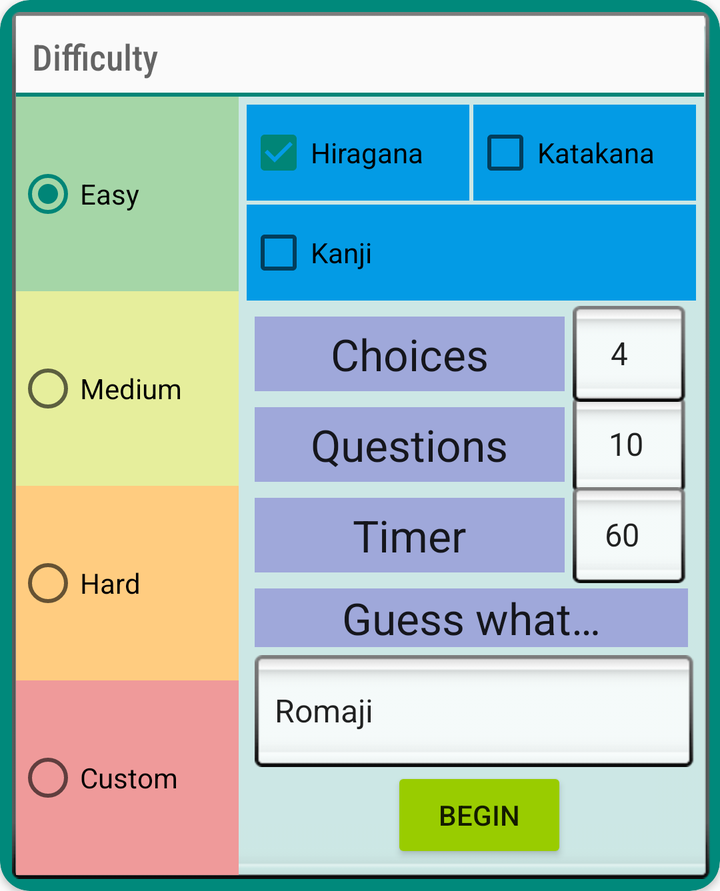
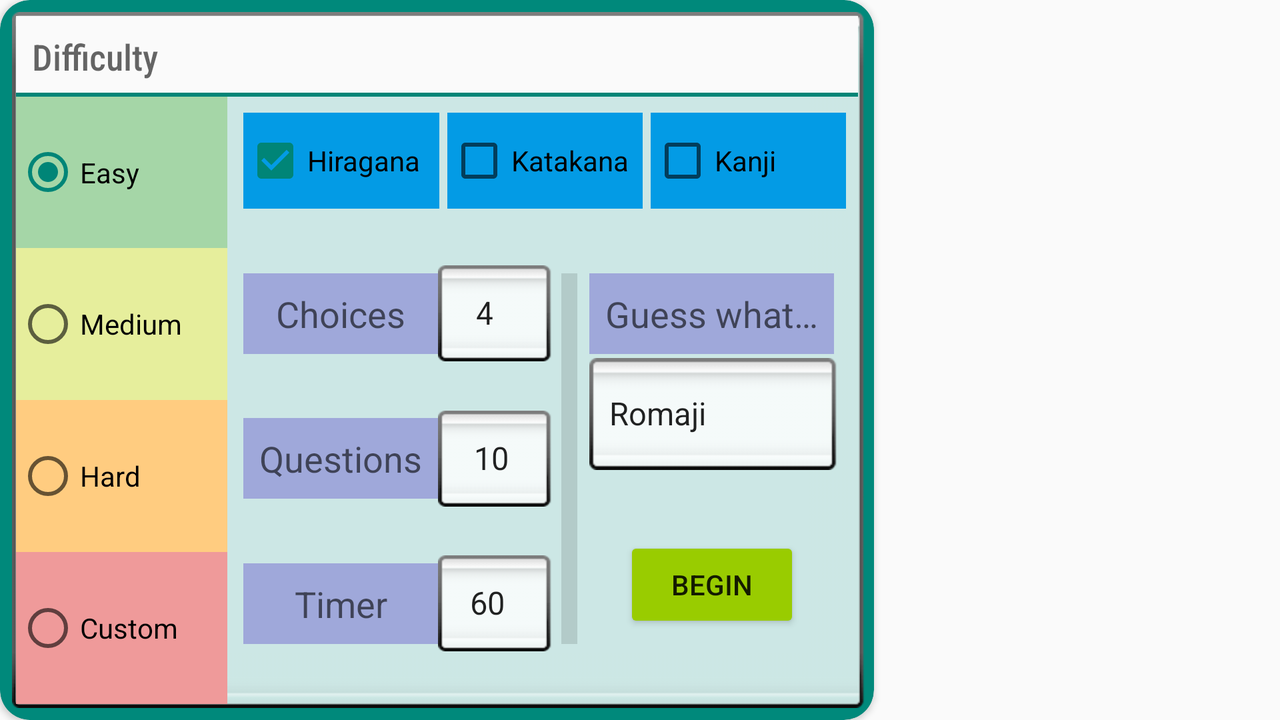

Two renders of one Android screen. The first uses the default layout on a phone; the second uses the alternative layout the repository ships for a different screen configuration, on a matching device. The two XML files are below.
<!-- AndroidManifest.xml: application theme Theme.Hirakana -->
<!-- res/layout/dialog_quiz_customizer.xml -->
<?xml version="1.0" encoding="utf-8"?>
<androidx.cardview.widget.CardView xmlns:android="http://schemas.android.com/apk/res/android"
    xmlns:app="http://schemas.android.com/apk/res-auto"
    xmlns:tools="http://schemas.android.com/tools"
    android:id="@+id/difficultyCustomizer"
    android:layout_width="match_parent"
    android:layout_height="wrap_content"
    android:layout_gravity="center"
    android:backgroundTint="#00897B"
    app:cardCornerRadius="15dp">

    <androidx.constraintlayout.widget.ConstraintLayout
        android:layout_width="match_parent"
        android:layout_height="wrap_content"
        android:layout_marginStart="6dp"
        android:layout_marginTop="6dp"
        android:layout_marginBottom="6dp"
        app:layout_constraintBottom_toTopOf="@+id/next_and_retry_button"
        app:layout_constraintEnd_toEndOf="parent"
        app:layout_constraintStart_toStartOf="@+id/recyclerView_choices"
        app:layout_constraintTop_toTopOf="parent">

        <ImageView
            android:id="@+id/diffBackground"
            android:layout_width="0dp"
            android:layout_height="0dp"
            android:clickable="false"
            android:focusable="false"
            android:scaleType="fitXY"
            app:layout_constraintBottom_toBottomOf="parent"
            app:layout_constraintEnd_toEndOf="parent"
            app:layout_constraintHorizontal_bias="1.0"
            app:layout_constraintStart_toStartOf="parent"
            app:layout_constraintTop_toTopOf="parent"
            app:layout_constraintVertical_bias="0.0"
            app:srcCompat="@android:drawable/spinner_background"
            tools:ignore="ContentDescription" />

        <Button
            android:id="@+id/dialog_button_apply"
            android:layout_width="wrap_content"
            android:layout_height="wrap_content"
            android:layout_marginBottom="8dp"
            android:backgroundTint="@android:color/holo_green_light"
            android:text="@string/button_quiz_begin"
            app:layout_constraintBottom_toBottomOf="parent"
            app:layout_constraintEnd_toEndOf="parent"
            app:layout_constraintStart_toStartOf="@+id/guideline2" />

        <CheckBox
            android:id="@+id/checkBoxHiragana"
            android:layout_width="0dp"
            android:layout_height="wrap_content"
            android:layout_marginStart="4dp"
            android:layout_marginTop="4dp"
            android:layout_marginEnd="1dp"
            android:background="#039BE5"
            android:checked="true"
            android:clickable="false"
            android:minHeight="48dp"
            android:text="@string/dialog_checkbox_hiragana"
            app:layout_constraintEnd_toStartOf="@+id/checkBoxKatakana"
            app:layout_constraintHorizontal_bias="0.5"
            app:layout_constraintStart_toEndOf="@+id/radioGrp_difficulties"
            app:layout_constraintStart_toStartOf="@+id/guideline2"
            app:layout_constraintTop_toBottomOf="@+id/textView" />

        <CheckBox
            android:id="@+id/checkBoxKatakana"
            android:layout_width="0dp"
            android:layout_height="wrap_content"
            android:layout_marginStart="1dp"
            android:layout_marginTop="4dp"
            android:layout_marginEnd="4dp"
            android:background="#039BE5"
            android:clickable="false"
            android:minHeight="48dp"
            android:text="@string/dialog_checkbox_katakana"
            app:layout_constraintEnd_toEndOf="@+id/textView"
            app:layout_constraintHorizontal_bias="0.5"
            app:layout_constraintStart_toEndOf="@+id/checkBoxHiragana"
            app:layout_constraintTop_toBottomOf="@+id/textView" />

        <CheckBox
            android:id="@+id/checkBoxKanji"
            android:layout_width="0dp"
            android:layout_height="wrap_content"
            android:layout_marginTop="2dp"
            android:background="#039BE5"
            android:clickable="false"
            android:minHeight="48dp"
            android:text="@string/dialog_checkbox_kanji"
            app:layout_constraintEnd_toEndOf="@+id/checkBoxKatakana"
            app:layout_constraintHorizontal_bias="0.5"
            app:layout_constraintStart_toStartOf="@+id/checkBoxHiragana"
            app:layout_constraintTop_toBottomOf="@+id/checkBoxHiragana" />

        <RadioGroup
            android:id="@+id/radioGrp_difficulties"
            android:layout_width="0dp"
            android:layout_height="0dp"
            android:layout_marginBottom="2dp"
            android:checkedButton="@id/radioBtn_easy"
            android:scrollbars="vertical"
            app:layout_constraintBottom_toBottomOf="@+id/diffBackground"
            app:layout_constraintEnd_toStartOf="@+id/guideline2"
            app:layout_constraintStart_toStartOf="@+id/textView"
            app:layout_constraintTop_toBottomOf="@+id/textView"
            tools:verticalScrollbarPosition="right">

            <RadioButton
                android:id="@+id/radioBtn_easy"
                android:layout_width="match_parent"
                android:layout_height="wrap_content"
                android:layout_weight="1"
                android:background="#A5D6A7"
                android:text="@string/dialog_radiobutton_easy" />

            <RadioButton
                android:id="@+id/radioBtn_med"
                android:layout_width="match_parent"
                android:layout_height="wrap_content"
                android:layout_weight="1"
                android:background="#E6EE9C"
                android:text="@string/dialog_radiobutton_medium" />

            <RadioButton
                android:id="@+id/radioBtn_hard"
                android:layout_width="match_parent"
                android:layout_height="wrap_content"
                android:layout_weight="1"
                android:background="#FFCC80"
                android:text="@string/dialog_radiobutton_hard" />

            <RadioButton
                android:id="@+id/radioBtn_custom"
                android:layout_width="match_parent"
                android:layout_height="wrap_content"
                android:layout_weight="1"
                android:background="#EF9A9A"
                android:text="@string/dialog_radiobutton_custom" />
        </RadioGroup>

        <Spinner
            android:id="@+id/spinner_quiz_count"
            android:layout_width="wrap_content"
            android:layout_height="48dp"
            android:layout_marginEnd="8dp"
            android:background="@android:drawable/spinner_background"
            android:enabled="false"
            android:entries="@array/spinner_quiz_counts"
            android:paddingStart="10dp"
            android:paddingEnd="2dp"
            app:layout_constraintBottom_toBottomOf="@+id/textView4"
            app:layout_constraintEnd_toEndOf="@+id/diffBackground"
            app:layout_constraintHorizontal_bias="0.5"
            app:layout_constraintStart_toEndOf="@+id/textView4"
            app:layout_constraintTop_toTopOf="@+id/textView4" />

        <Spinner
            android:id="@+id/spinner_quiz_timer"
            android:layout_width="wrap_content"
            android:layout_height="48dp"
            android:layout_marginEnd="8dp"
            android:background="@android:drawable/spinner_background"
            android:enabled="false"
            android:entries="@array/spinner_quiz_timer"
            android:paddingStart="8dp"
            android:paddingEnd="2dp"
            app:layout_constraintBottom_toBottomOf="@id/textView2"
            app:layout_constraintEnd_toEndOf="@+id/diffBackground"
            app:layout_constraintHorizontal_bias="0.5"
            app:layout_constraintStart_toEndOf="@id/textView2"
            app:layout_constraintTop_toTopOf="@id/textView2" />

        <Spinner
            android:id="@+id/spinner_guess_type"
            android:layout_width="0dp"
            android:layout_height="wrap_content"
            android:layout_marginTop="4dp"
            android:layout_marginEnd="8dp"
            android:background="@android:drawable/spinner_background"
            android:enabled="false"
            android:entries="@array/spinner_guess_type"
            android:paddingStart="2dp"
            android:paddingEnd="2dp"
            app:layout_constraintBottom_toTopOf="@+id/dialog_button_apply"
            app:layout_constraintEnd_toEndOf="@+id/diffBackground"
            app:layout_constraintHorizontal_bias="0.5"
            app:layout_constraintStart_toStartOf="@+id/textView6"
            app:layout_constraintTop_toBottomOf="@+id/textView6" />

        <Spinner
            android:id="@+id/spinner_choice_count"
            android:layout_width="wrap_content"
            android:layout_height="48dp"
            android:layout_marginEnd="12dp"
            android:background="@android:drawable/spinner_background"
            android:enabled="false"
            android:entries="@array/spinner_choice_counts"
            android:paddingStart="11dp"
            android:paddingEnd="2dp"
            app:layout_constraintBottom_toBottomOf="@+id/textView5"
            app:layout_constraintEnd_toEndOf="@+id/diffBackground"
            app:layout_constraintTop_toTopOf="@+id/textView5" />

        <TextView
            android:id="@+id/textView4"
            android:layout_width="0dp"
            android:layout_height="wrap_content"
            android:layout_marginStart="8dp"
            android:layout_marginTop="8dp"
            android:layout_marginEnd="4dp"
            android:background="#9FA8DA"
            android:gravity="center"
            android:padding="4dp"
            android:text="@string/dialog_textview_questions"
            android:textAppearance="@style/TextAppearance.AppCompat.Large"
            app:layout_constraintEnd_toStartOf="@+id/spinner_choice_count"
            app:layout_constraintHorizontal_bias="0.5"
            app:layout_constraintStart_toEndOf="@+id/radioGrp_difficulties"
            app:layout_constraintStart_toStartOf="@+id/guideline2"
            app:layout_constraintTop_toBottomOf="@+id/textView5" />

        <TextView
            android:id="@+id/textView2"
            android:layout_width="0dp"
            android:layout_height="wrap_content"
            android:layout_marginStart="8dp"
            android:layout_marginTop="8dp"
            android:layout_marginEnd="4dp"
            android:background="#9FA8DA"
            android:gravity="center"
            android:padding="4dp"
            android:text="@string/dialog_textview_timer"
            android:textAppearance="@style/TextAppearance.AppCompat.Large"
            app:layout_constraintEnd_toStartOf="@+id/spinner_choice_count"
            app:layout_constraintHorizontal_bias="0.5"
            app:layout_constraintStart_toEndOf="@+id/radioGrp_difficulties"
            app:layout_constraintStart_toStartOf="@+id/guideline2"
            app:layout_constraintTop_toBottomOf="@+id/textView4" />

        <TextView
            android:id="@+id/textView5"
            android:layout_width="0dp"
            android:layout_height="wrap_content"
            android:layout_marginStart="8dp"
            android:layout_marginTop="8dp"
            android:layout_marginEnd="4dp"
            android:background="#9FA8DA"
            android:gravity="center"
            android:padding="4dp"
            android:text="@string/dialog_textview_choices"
            android:textAppearance="@style/TextAppearance.AppCompat.Large"
            app:layout_constraintEnd_toStartOf="@+id/spinner_choice_count"
            app:layout_constraintHorizontal_bias="0.5"
            app:layout_constraintStart_toEndOf="@+id/radioGrp_difficulties"
            app:layout_constraintStart_toStartOf="@+id/guideline2"
            app:layout_constraintTop_toBottomOf="@+id/checkBoxKanji" />

        <TextView
            android:id="@+id/textView6"
            android:layout_width="0dp"
            android:layout_height="wrap_content"
            android:layout_marginStart="8dp"
            android:layout_marginTop="8dp"
            android:layout_marginEnd="8dp"
            android:background="#9FA8DA"
            android:gravity="center"
            android:text="@string/dialog_textview_guess"
            android:textAppearance="@style/TextAppearance.AppCompat.Large"
            app:layout_constraintEnd_toEndOf="@+id/textView"
            app:layout_constraintStart_toStartOf="@+id/guideline2"
            app:layout_constraintTop_toBottomOf="@+id/textView2" />

        <TextView
            android:id="@+id/textView"
            android:layout_width="0dp"
            android:layout_height="wrap_content"
            android:layout_marginStart="2dp"
            android:layout_marginTop="2dp"
            android:layout_marginEnd="8dp"
            android:background="?attr/actionModeBackground"
            android:fontFamily="sans-serif-condensed-medium"
            android:padding="8dp"
            android:text="@string/dialog_customizer_title"
            android:textAppearance="@style/TextAppearance.AppCompat.Medium"
            app:layout_constraintEnd_toEndOf="@+id/diffBackground"
            app:layout_constraintStart_toStartOf="@+id/diffBackground"
            app:layout_constraintTop_toTopOf="parent" />

        <androidx.constraintlayout.widget.Guideline
            android:id="@+id/guideline2"
            android:layout_width="wrap_content"
            android:layout_height="wrap_content"
            android:background="#000000"
            android:orientation="vertical"
            app:layout_constraintGuide_percent="0.32" />

    </androidx.constraintlayout.widget.ConstraintLayout>
</androidx.cardview.widget.CardView>
<!-- resources referenced by this layout -->
<resources>
  <string-array name="spinner_choice_counts">
          <item>4</item>
          <item>6</item>
          <item>8</item>
          <item>10</item>
      </string-array>
  <string-array name="spinner_guess_type">
          <item>Romaji</item>
          <item>Character</item>
          <item>Meaning</item>
          <item>Random</item>
      </string-array>
  <string-array name="spinner_quiz_counts">
          <item>10</item>
          <item>15</item>
          <item>25</item>
          <item>30</item>
          <item>50</item>
      </string-array>
  <string-array name="spinner_quiz_timer">
          <item>60</item>
          <item>30</item>
          <item>15</item>
          <item>10</item>
          <item>5</item>
          <item>n/a</item>
      </string-array>
  <string name="button_quiz_begin">Begin</string>
  <string name="dialog_checkbox_hiragana" translatable="false">Hiragana</string>
  <string name="dialog_checkbox_kanji" translatable="false">Kanji</string>
  <string name="dialog_checkbox_katakana" translatable="false">Katakana</string>
  <string name="dialog_customizer_title">Difficulty</string>
  <string name="dialog_radiobutton_custom">Custom</string>
  <string name="dialog_radiobutton_easy">Easy</string>
  <string name="dialog_radiobutton_hard">Hard</string>
  <string name="dialog_radiobutton_medium">Medium</string>
  <string name="dialog_textview_choices">Choices</string>
  <string name="dialog_textview_guess">Guess what…</string>
  <string name="dialog_textview_questions">Questions</string>
  <string name="dialog_textview_timer">Timer</string>
  <style name="Theme.Hirakana" parent="Theme.AppCompat.Light.NoActionBar">
          
          <item name="colorPrimary">@android:color/holo_green_light</item>
          <item name="colorPrimaryVariant">@android:color/holo_green_dark</item>
          <item name="colorOnPrimary">#232323</item>
          
          <item name="colorSecondary">@color/teal_200</item>
          <item name="colorSecondaryVariant">@color/teal_700</item>
          <item name="colorOnSecondary">@color/white</item>
          
          <item name="android:statusBarColor">?attr/colorPrimaryVariant</item>
          
      </style>
  <color name="teal_200">#FF03DAC5</color>
  <color name="teal_700">#FF018786</color>
  <color name="white">#FFFFFFFF</color>
</resources>
<!-- res/layout-land/dialog_quiz_customizer.xml (the repository's variant of the layout above) -->
<!-- drawn on the phone turned sideways -->
<?xml version="1.0" encoding="utf-8"?>
<androidx.cardview.widget.CardView xmlns:android="http://schemas.android.com/apk/res/android"
    xmlns:app="http://schemas.android.com/apk/res-auto"
    xmlns:tools="http://schemas.android.com/tools"
    android:id="@+id/difficultyCustomizer"
    android:layout_width="wrap_content"
    android:layout_height="match_parent"
    android:backgroundTint="#00897B"
    app:cardCornerRadius="15dp">

    <androidx.constraintlayout.widget.ConstraintLayout
        android:layout_width="wrap_content"
        android:layout_height="match_parent"
        android:layout_marginStart="6dp"
        android:layout_marginTop="6dp"
        android:layout_marginBottom="6dp"
        app:layout_constraintBottom_toTopOf="@+id/next_and_retry_button"
        app:layout_constraintEnd_toEndOf="parent"
        app:layout_constraintStart_toStartOf="@+id/recyclerView_choices"
        app:layout_constraintTop_toTopOf="parent">

        <ImageView
            android:id="@+id/diffBackground"
            android:layout_width="0dp"
            android:layout_height="0dp"
            android:clickable="false"
            android:focusable="false"
            android:scaleType="fitXY"
            tools:ignore="ContentDescription"
            app:layout_constraintBottom_toBottomOf="parent"
            app:layout_constraintEnd_toEndOf="parent"
            app:layout_constraintHorizontal_bias="1.0"
            app:layout_constraintStart_toStartOf="parent"
            app:layout_constraintTop_toTopOf="parent"
            app:layout_constraintVertical_bias="0.0"
            app:srcCompat="@android:drawable/spinner_background" />

        <Button
            android:id="@+id/dialog_button_apply"
            android:layout_width="wrap_content"
            android:layout_height="wrap_content"
            android:layout_marginBottom="4dp"
            android:backgroundTint="@android:color/holo_green_light"
            android:text="@string/button_quiz_begin"
            app:layout_constraintBottom_toBottomOf="parent"
            app:layout_constraintEnd_toEndOf="@+id/textView6"
            app:layout_constraintStart_toStartOf="@+id/textView6"
            app:layout_constraintTop_toBottomOf="@+id/spinner_guess_type" />

        <CheckBox
            android:id="@+id/checkBoxHiragana"
            android:layout_width="0dp"
            android:layout_height="wrap_content"
            android:layout_marginStart="8dp"
            android:layout_marginTop="8dp"
            android:background="#039BE5"
            android:clickable="false"
            android:checked="true"
            android:minHeight="48dp"
            android:text="@string/dialog_checkbox_hiragana"
            app:layout_constraintEnd_toStartOf="@+id/checkBoxKatakana"
            app:layout_constraintHorizontal_bias="0.5"
            app:layout_constraintStart_toEndOf="@+id/radioGrp_difficulties"
            app:layout_constraintStart_toStartOf="@+id/guideline2"
            app:layout_constraintTop_toBottomOf="@+id/textView" />

        <CheckBox
            android:id="@+id/checkBoxKatakana"
            android:layout_width="0dp"
            android:layout_height="wrap_content"
            android:layout_marginStart="4dp"
            android:background="#039BE5"
            android:clickable="false"
            android:minHeight="48dp"
            android:text="@string/dialog_checkbox_katakana"
            app:layout_constraintEnd_toStartOf="@+id/checkBoxKanji"
            app:layout_constraintHorizontal_bias="0.5"
            app:layout_constraintStart_toEndOf="@+id/checkBoxHiragana"
            app:layout_constraintTop_toTopOf="@+id/checkBoxHiragana" />

        <CheckBox
            android:id="@+id/checkBoxKanji"
            android:layout_width="0dp"
            android:layout_height="wrap_content"
            android:layout_marginStart="4dp"
            android:layout_marginEnd="6dp"
            android:background="#039BE5"
            android:clickable="false"
            android:minHeight="48dp"
            android:text="@string/dialog_checkbox_kanji"
            app:layout_constraintEnd_toEndOf="@id/textView"
            app:layout_constraintHorizontal_bias="0.5"
            app:layout_constraintStart_toEndOf="@+id/checkBoxKatakana"
            app:layout_constraintTop_toTopOf="@+id/checkBoxKatakana" />

        <RadioGroup
            android:id="@+id/radioGrp_difficulties"
            android:layout_width="0dp"
            android:layout_height="0dp"
            android:layout_marginBottom="2dp"
            android:checkedButton="@id/radioBtn_easy"
            android:scrollbars="vertical"
            app:layout_constraintBottom_toBottomOf="@+id/diffBackground"
            app:layout_constraintEnd_toStartOf="@+id/guideline2"
            app:layout_constraintStart_toStartOf="@+id/textView"
            app:layout_constraintTop_toBottomOf="@+id/textView"
            tools:verticalScrollbarPosition="right">

            <RadioButton
                android:id="@+id/radioBtn_easy"
                android:layout_width="match_parent"
                android:layout_height="wrap_content"
                android:layout_weight="1"
                android:background="#A5D6A7"
                android:text="@string/dialog_radiobutton_easy" />

            <RadioButton
                android:id="@+id/radioBtn_med"
                android:layout_width="match_parent"
                android:layout_height="wrap_content"
                android:layout_weight="1"
                android:background="#E6EE9C"
                android:text="@string/dialog_radiobutton_medium" />

            <RadioButton
                android:id="@+id/radioBtn_hard"
                android:layout_width="match_parent"
                android:layout_height="wrap_content"
                android:layout_weight="1"
                android:background="#FFCC80"
                android:text="@string/dialog_radiobutton_hard" />

            <RadioButton
                android:id="@+id/radioBtn_custom"
                android:layout_width="match_parent"
                android:layout_height="wrap_content"
                android:layout_weight="1"
                android:background="#EF9A9A"
                android:text="@string/dialog_radiobutton_custom" />
        </RadioGroup>

        <Spinner
            android:id="@+id/spinner_quiz_count"
            android:layout_width="wrap_content"
            android:layout_height="48dp"
            android:background="@android:drawable/spinner_background"
            android:enabled="false"
            android:entries="@array/spinner_quiz_counts"
            android:paddingStart="10dp"
            android:paddingEnd="2dp"
            app:layout_constraintBottom_toBottomOf="@+id/textView4"
            app:layout_constraintStart_toEndOf="@+id/textView4"
            app:layout_constraintTop_toTopOf="@+id/textView4" />

        <Spinner
            android:id="@+id/spinner_quiz_timer"
            android:layout_width="wrap_content"
            android:layout_height="48dp"
            android:background="@android:drawable/spinner_background"
            android:enabled="false"
            android:entries="@array/spinner_quiz_timer"
            android:paddingStart="8dp"
            android:paddingEnd="2dp"
            app:layout_constraintBottom_toBottomOf="@id/textView2"
            app:layout_constraintStart_toEndOf="@id/textView2"
            app:layout_constraintTop_toTopOf="@id/textView2" />

        <Spinner
            android:id="@+id/spinner_guess_type"
            android:layout_width="0dp"
            android:layout_height="wrap_content"
            android:layout_marginTop="2dp"
            android:background="@android:drawable/spinner_background"
            android:entries="@array/spinner_guess_type"
            android:paddingStart="2dp"
            android:paddingEnd="2dp"
            app:layout_constraintEnd_toEndOf="@+id/checkBoxKanji"
            app:layout_constraintStart_toStartOf="@+id/textView6"
            app:layout_constraintTop_toBottomOf="@+id/textView6" />

        <Spinner
            android:id="@+id/spinner_choice_count"
            android:layout_width="wrap_content"
            android:layout_height="48dp"
            android:background="@android:drawable/spinner_background"
            android:enabled="false"
            android:entries="@array/spinner_choice_counts"
            android:paddingStart="11dp"
            android:paddingEnd="2dp"
            app:layout_constraintBottom_toBottomOf="@+id/textView5"
            app:layout_constraintStart_toEndOf="@+id/textView5"
            app:layout_constraintTop_toTopOf="@+id/textView5" />

        <View
            android:id="@+id/divider"
            android:layout_width="8dp"
            android:layout_height="0dp"
            android:background="?android:attr/listDivider"
            app:layout_constraintBottom_toBottomOf="@+id/textView2"
            app:layout_constraintStart_toEndOf="@+id/spinner_quiz_count"
            app:layout_constraintTop_toTopOf="@+id/textView5" />

        <androidx.constraintlayout.widget.Guideline
            android:id="@+id/guideline2"
            android:layout_width="wrap_content"
            android:layout_height="wrap_content"
            android:background="#000000"
            android:orientation="vertical"
            app:layout_constraintGuide_percent="0.25" />

        <TextView
            android:id="@+id/textView4"
            android:layout_width="wrap_content"
            android:layout_height="wrap_content"
            android:layout_marginStart="8dp"
            android:layout_marginTop="4dp"
            android:background="#9FA8DA"
            android:gravity="center"
            android:padding="8dp"
            android:text="@string/dialog_textview_questions"
            android:textAppearance="@style/TextAppearance.AppCompat.Medium"
            app:layout_constraintBottom_toTopOf="@+id/textView2"
            app:layout_constraintStart_toStartOf="@+id/guideline2"
            app:layout_constraintTop_toBottomOf="@+id/textView5" />

        <TextView
            android:id="@+id/textView2"
            android:layout_width="0dp"
            android:layout_height="wrap_content"
            android:layout_marginTop="4dp"
            android:layout_marginBottom="4dp"
            android:background="#9FA8DA"
            android:gravity="center"
            android:padding="8dp"
            android:text="@string/dialog_textview_timer"
            android:textAppearance="@style/TextAppearance.AppCompat.Medium"
            app:layout_constraintBottom_toBottomOf="parent"
            app:layout_constraintEnd_toStartOf="@+id/spinner_quiz_count"
            app:layout_constraintHorizontal_bias="0.5"
            app:layout_constraintStart_toStartOf="@+id/textView4"
            app:layout_constraintTop_toBottomOf="@+id/textView4" />

        <TextView
            android:id="@+id/textView5"
            android:layout_width="0dp"
            android:layout_height="wrap_content"
            android:layout_marginTop="4dp"
            android:background="#9FA8DA"
            android:gravity="center"
            android:padding="8dp"
            android:text="@string/dialog_textview_choices"
            android:textAppearance="@style/TextAppearance.AppCompat.Medium"
            app:layout_constraintBottom_toTopOf="@+id/textView4"
            app:layout_constraintEnd_toStartOf="@+id/spinner_quiz_count"
            app:layout_constraintHorizontal_bias="0.5"
            app:layout_constraintStart_toStartOf="@+id/textView4"
            app:layout_constraintTop_toBottomOf="@+id/checkBoxHiragana" />

        <TextView
            android:id="@+id/textView6"
            android:layout_width="wrap_content"
            android:layout_height="0dp"
            android:layout_marginStart="6dp"
            android:layout_marginEnd="6dp"
            android:background="#9FA8DA"
            android:gravity="center"
            android:paddingStart="8dp"
            android:paddingEnd="8dp"
            android:text="@string/dialog_textview_guess"
            android:textAppearance="@style/TextAppearance.AppCompat.Medium"
            app:layout_constraintBottom_toBottomOf="@+id/textView5"
            app:layout_constraintEnd_toEndOf="@+id/checkBoxKanji"
            app:layout_constraintStart_toEndOf="@+id/divider"
            app:layout_constraintTop_toTopOf="@+id/textView5" />

        <TextView
            android:id="@+id/textView"
            android:layout_width="0dp"
            android:layout_height="wrap_content"
            android:layout_marginStart="2dp"
            android:layout_marginTop="2dp"
            android:layout_marginEnd="8dp"
            android:background="?attr/actionModeBackground"
            android:fontFamily="sans-serif-condensed-medium"
            android:padding="8dp"
            android:text="@string/dialog_customizer_title"
            android:textAppearance="@style/TextAppearance.AppCompat.Medium"
            app:layout_constraintEnd_toEndOf="@+id/diffBackground"
            app:layout_constraintStart_toStartOf="@+id/diffBackground"
            app:layout_constraintTop_toTopOf="parent" />

    </androidx.constraintlayout.widget.ConstraintLayout>
</androidx.cardview.widget.CardView>
